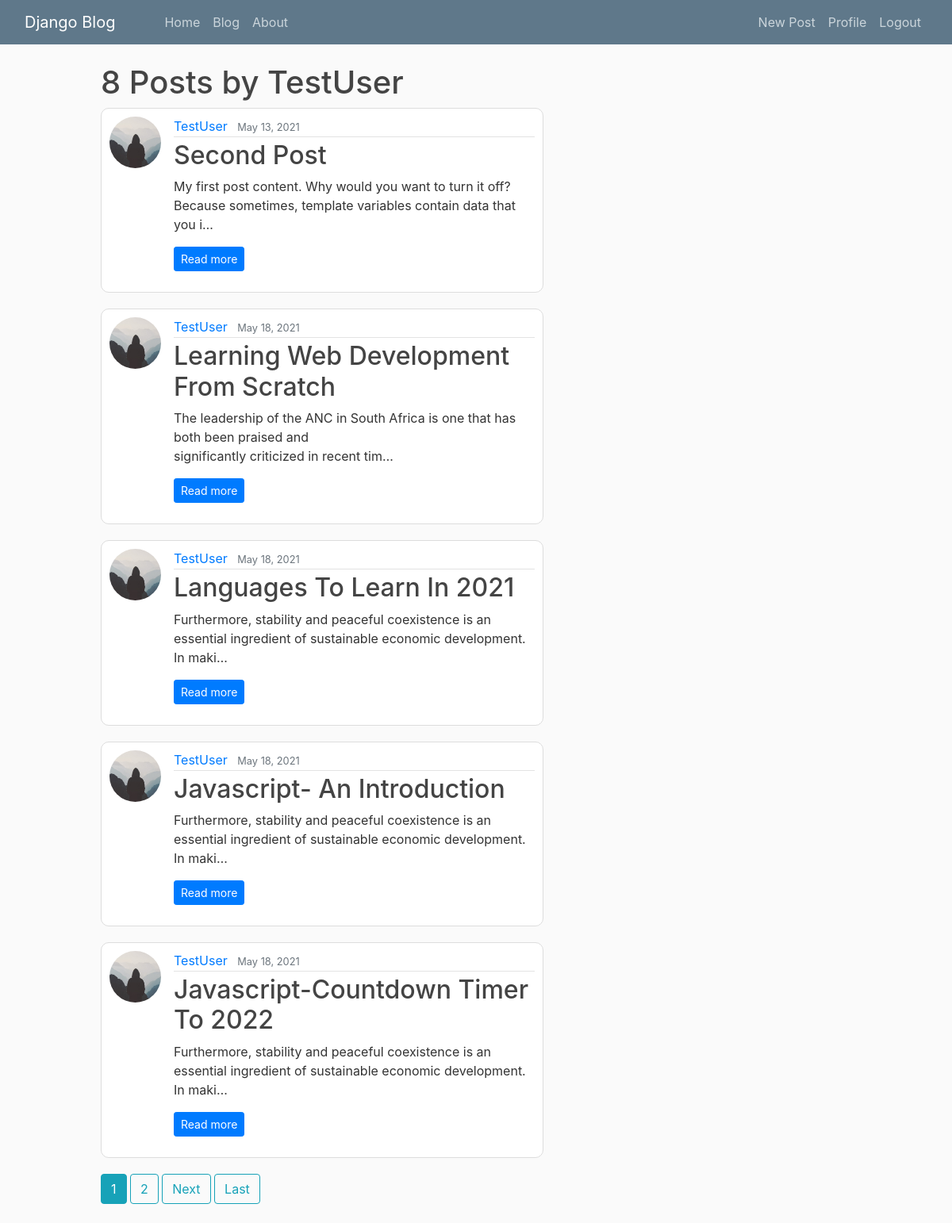
The page /user/TestUser (signed in) on the database its author committed.
### blog/models.py (models this page shows, shortened)
class Post(models.Model):
    title = models.CharField(max_length=100)
    content = models.TextField()
    date_posted = models.DateTimeField(default=timezone.now)
    author = models.ForeignKey(User, on_delete=models.CASCADE)

### users/models.py (models this page shows, shortened)
class Profile(models.Model):
    user = models.OneToOneField(User, on_delete=models.CASCADE)
    image = models.ImageField(default='default.jpg', upload_to='profile_pics')

### blog/views.py (the view)
# urls.py: path('user/<str:username>', UserPostListView.as_view(), name='user-posts'),
class UserPostListView(ListView):
    model = Post
    template_name = 'blog/user_posts.html'
    context_object_name = 'posts'
    paginate_by = 5
    def get_queryset(self):
        user = get_object_or_404(User, username=self.kwargs.get('username'))
        return Post.objects.filter(author=user).order_by('date_posted')

### blog/templates/blog/user_posts.html (shortened to what this page needs)
{% extends 'blog/base.html' %}
{% block content %}
  <h1 class="user_posts">{{ page_obj.paginator.count }} Posts by {{ view.kwargs.username }}</h1>
      {% for post in posts %}
        <article class="media content-section">
          <img class='rounded-circle article-img' src="{{ post.author.profile.image.url }}" alt="profile_pic">
          <div class="media-body">
            <div class="article-metadata">
              <a class="mr-2" href="{% url 'user-posts' post.author.username %}">{{ post.author }}</a>
              <small class="text-muted">{{ post.date_posted|date:"F d, Y" }}</small>
            </div>
            <h2 class="article-title">{{ post.title|title }}</h2>
            <p class="article-content">{{ post.content|truncatechars_html:120 }}</p>
            <p><a href="{% url 'post-detail' post.id %}" class="btn btn-primary btn-sm">Read more</a></p>
          </div>
        </article>
    {% endfor %}
    {% if is_paginated %}
        <div class="pages">
        {% for num in page_obj.paginator.page_range %}
            {% if page_obj.number == num %}
                <a class="btn btn-info mb-4" href="?page={{ num }}">{{ num }}</a>
            {% elif num > page_obj.number|add:'-3' and num < page_obj.number|add:'3'%}
                <a class="btn btn-outline-info mb-4" href="?page={{ num }}">{{ num }}</a>
            {% endif %}
        {% endfor %}
        {% if page_obj.has_next %}
            <a class="btn btn-outline-info mb-4" href="?page={{ page_obj.next_page_number }}">Next</a>
            <a class="btn btn-outline-info mb-4" href="?page={{ page_obj.paginator.num_pages }}">Last</a>
        {% endif %}
        </div>
    {% endif %}
{% endblock content %}

### blog/static/css/style.css (style rules this page uses)
body { background: #fafafa; color: #333333; margin-top: 5rem; }
h1, h2, h3, h4, h5, h6 { color: #444444; }
.content-section { background: #ffffff; padding: 10px 10px; border: 1px solid #dddddd; border-radius: 10px; margin-left: 7rem; margin-bottom: 20px; }
.pages { margin-left: 7rem; }
.user_posts { margin-left: 7rem; }
.article-title { color: #444444; }
.article-content { white-space: pre-line; }
.article-img { height: 65px; width: 65px; margin-right: 16px; }
.article-metadata { padding-bottom: 1px; margin-bottom: 4px; border-bottom: 1px solid #e3e3e3 }

### rows shown on the page
Post: author.profile.image (placeholder picture), author "TestUser", date_posted "May 13, 2021", title "Second Post", content "My first post content. Why would you want to turn it off? Because sometimes, template variables contain data that you i…"
Post: author.profile.image (placeholder picture), author "TestUser", date_posted "May 18, 2021", title "Learning Web Development From Scratch", content "The leadership of the ANC in South Africa is one that has both been praised and significantly criticized in recent tim…"
Post: author.profile.image (placeholder picture), author "TestUser", date_posted "May 18, 2021", title "Languages To Learn In 2021", content "Furthermore, stability and peaceful coexistence is an essential ingredient of sustainable economic development. In maki…"
Post: author.profile.image (placeholder picture), author "TestUser", date_posted "May 18, 2021", title "Javascript- An Introduction", content "Furthermore, stability and peaceful coexistence is an essential ingredient of sustainable economic development. In maki…"
Post: author.profile.image (placeholder picture), author "TestUser", date_posted "May 18, 2021", title "Javascript-Countdown Timer To 2022", content "Furthermore, stability and peaceful coexistence is an essential ingredient of sustainable economic development. In maki…"

### other values the page prints
{{ page_obj.paginator.count }} "8"
{{ view.kwargs.username }} "TestUser"
{{ num }} "1"
{{ num }} "2"
